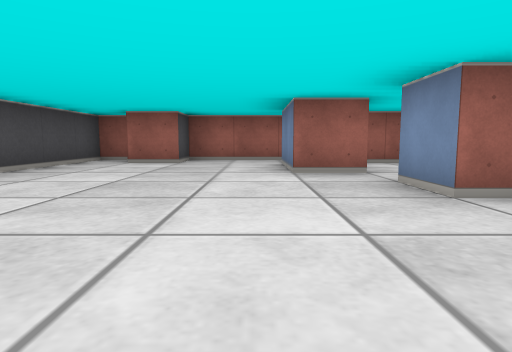
view 1 (above)

15 first-person views from a walk through a cub3D ray-caster map. The camera is about half as high as the walls, tilts 6° down and sees 75° across. The floor is counted in squares. Each view is taken from the middle of a square. On the plan, view 1 faces up. The plan holds only what a view shows up to about 9 squares ahead; the rest is blank.

view 2
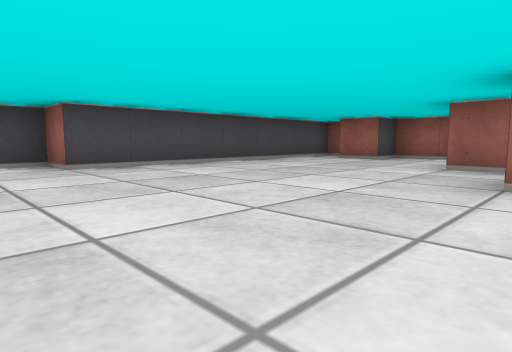

view 3
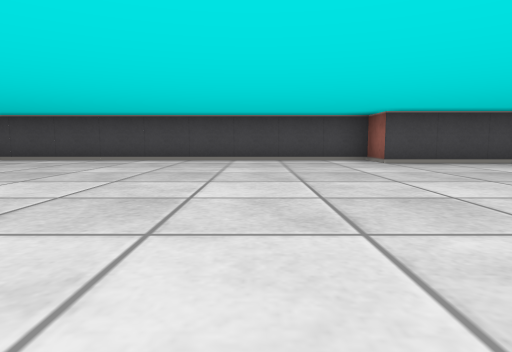

view 4
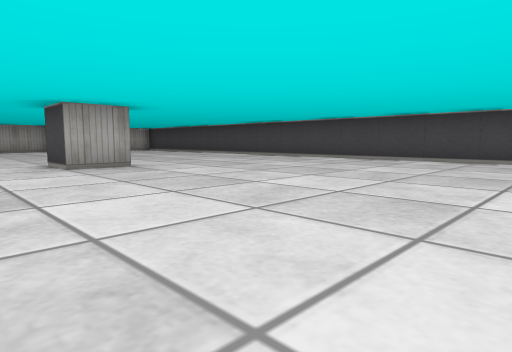

view 5
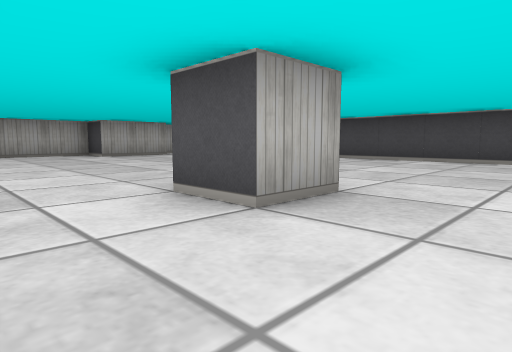

view 6
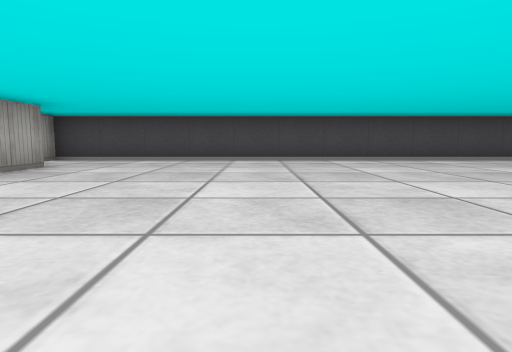

view 7
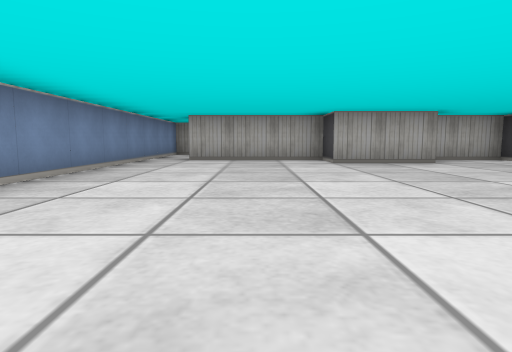

view 8
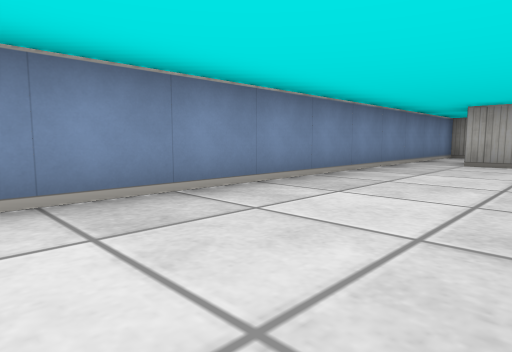

view 9
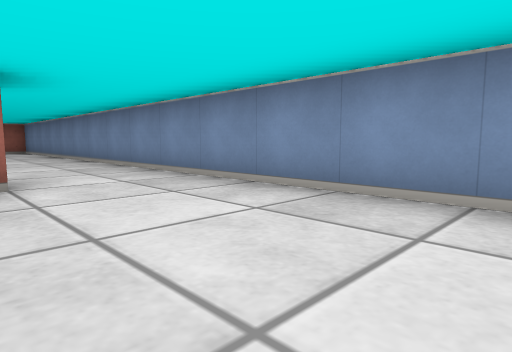

view 10
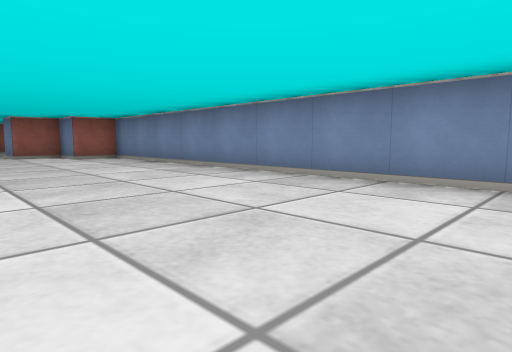

view 11
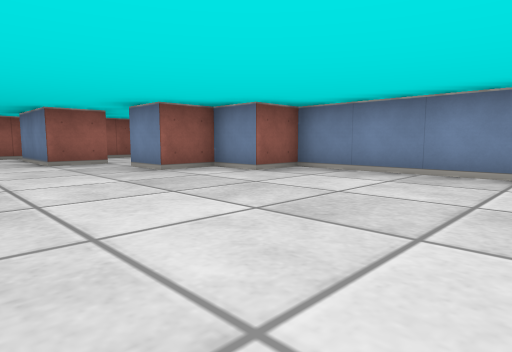

view 12
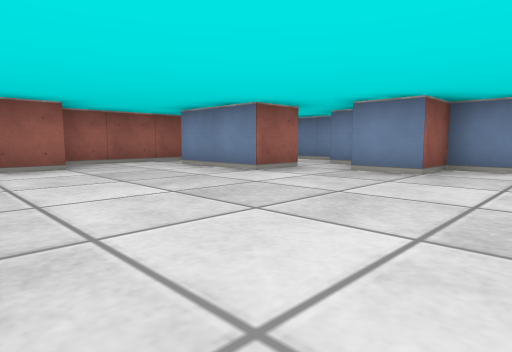

view 13
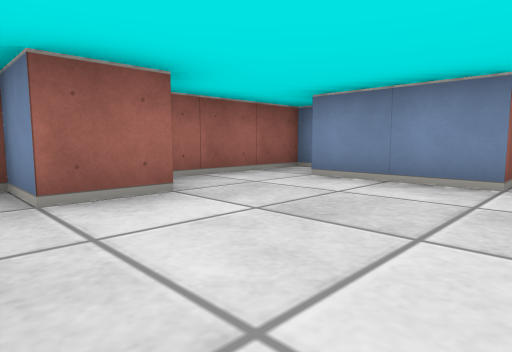

view 14
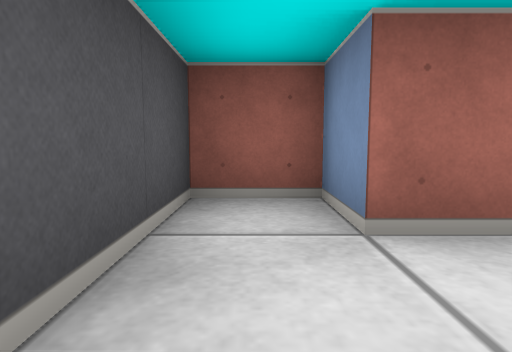

view 15
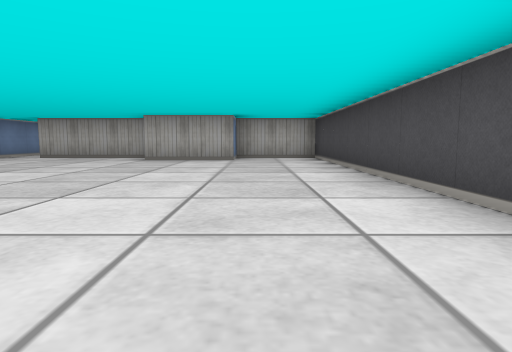

### Floor plan
Ten units are one square. View 1 is at (0, 0); x grows to the right and y downward. Boxes are objects, and circles mark ways between rooms. Rooms are numbered by the first view taken in them; rooms with no view inside come last. Other rooms are left out.
<svg viewBox="-50 -80 90 281">
<path fill="none" stroke="#000" d="M4 75 15 75 15 85M25 -40 25 -45M16 -45 5 -45 5 -65M15 -75 -15 -75 -15 -65 -25 -65 -25 -75 -35 -75 -35 -5 -45 -5 -45 165 -25 165 -25 155 -5 155 -5 165 25 165M35 196 35 -15 25 -15 25 -25 15 -25 15 -35M29 -65 21 -65M35 -51 35 -61"/>
<circle cx="20" cy="-50" r="3" fill="#2a7"/>
<text x="0" y="60">1</text>
<text x="20" y="-60">2</text>
</svg>
Room 1 opens to room 2.

Where each view was taken, in squares from view 1:
view 1: 0 up, 0 right, facing up
view 2: 1 down, 2 right, facing up-left
view 3: 2 down, 3 right, facing left
view 4: 2 down, 3 right, facing down-left
view 5: 6 down, 3 right, facing down-left
view 6: 12 down, 3 right, facing left
view 7: 9 down, 1 right, facing down
view 8: 10 down, 1 right, facing down-right
view 9: 12 down, 1 right, facing up-right
view 10: 7 down, 0 right, facing up-right
view 11: 2 down, 1 left, facing up-right
view 12: 1 up, 3 left, facing up-right
view 13: 4 up, 3 left, facing up-right
view 14: 5 up, 3 left, facing up
view 15: 8 down, 3 left, facing down
